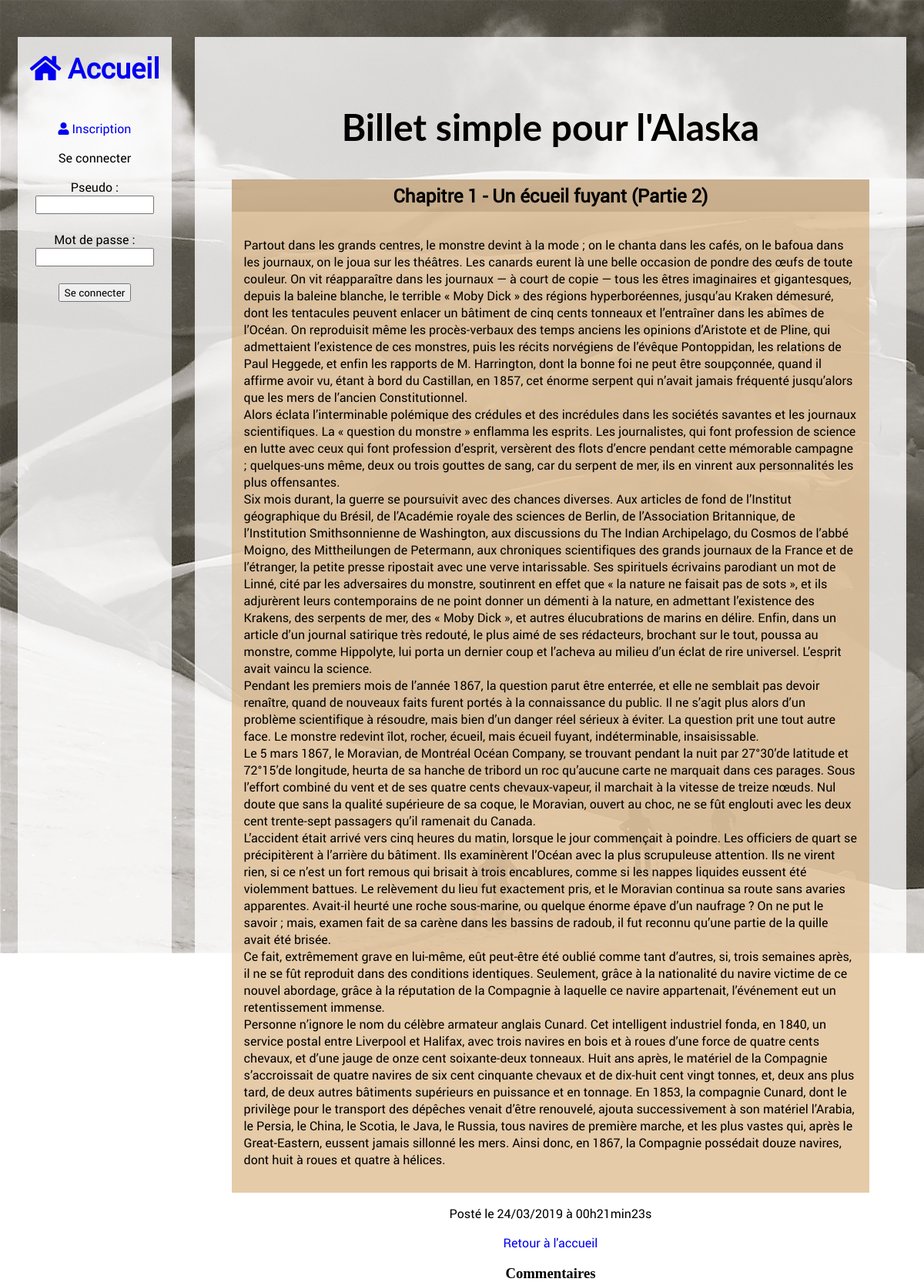
Page /index.php?action=post&id=59 on the committed database.
### tables this page shows
CREATE TABLE IF NOT EXISTS `billets` (
  `id` int(11) NOT NULL AUTO_INCREMENT,
  `title` varchar(255) NOT NULL,
  `content` text NOT NULL,
  `entry_date` datetime NOT NULL,
  PRIMARY KEY (`id`)
);

### controller/controller.php (called while the page is built, shortened)
<?php
require_once('model/PostManager.php');
function singlePost(){
	$postManager = new PostManager();
	$post = $postManager->callPost($_GET['id']);
	require('view/showPostView.php');
}

### model/PostManager.php (called while the page is built, shortened)
<?php
class PostManager extends Manager{
	function callPost($postId){
	$bdd = $this->databaseConnect();
	$req = $bdd->prepare('SELECT id,title,content,DATE_FORMAT(entry_date, \'%d/%m/%Y à %Hh%imin%ss\') AS date_creation FROM billets WHERE id = :id');
	$req->execute(array('id' =>$postId));
	$singlePost = $req->fetch();
	return $singlePost;
	}
}

### view/showPostView.php (the view, shortened to what this page needs)
<h1>Billet simple pour l'Alaska</h1>
	<div>
		<h2>
			<?= htmlspecialchars($post['title'])?>
		</h2>
		<div class='blogEntry'><?= $post['content'] ?> </div>
	</div>
<p><?= 'Posté le ' . $post['date_creation']?> </p>
<a href='index.php?action=showPosts'>Retour à l'accueil</a>
<div>
	<h3 id="comments">Commentaires</h3>
</div>
<?php require('template.php'); ?>

### public/css/style.css (style rules this page uses)
body { background-image:url("../images/background.jpg"); background-repeat:no-repeat; background-attachment: fixed; text-align:center; display:flex; justify-content: space-around; margin-top:3em; }
a,h2,p,label,#comment,input,#loginSection { font-family: 'robotoregular',serif; }
h1 { font-family: 'lato' ,serif; }
a { text-decoration: none; }
h2 { padding:5px; background-color:rgba(174,131,76,0.6); }
h1 { font-size:3em; }
.blogEntry { background-color:rgba(213,169,113,0.6); }
.blogEntry p { margin-top:-20px; padding:2em 1em 2em 1em; text-align:left; }

### rows in the picture
billets: title "Chapitre 1 - Un écueil fuyant (Partie 2)", content "Partout dans les grands centres, le monstre devint à la mode ; on le chanta dans les cafés, on le bafoua dans les journaux, on le joua sur les théâtres. Les canards eurent là une belle occasion de pondre des œufs de toute couleur. On vit réapparaître dans les journaux — à court de copie — tous les êtres imaginaires et gigantesques, depuis la baleine blanche, le terrible « Moby Dick » des régions hyperboréennes, jusqu’au Kraken démesuré, dont les tentacules peuvent enlacer un bâtiment de cinq cents tonneaux et l’entraîner dans les abîmes de l’Océan. On reproduisit même les procès-verbaux des temps anciens les opinions d’Aristote et de Pline, qui admettaient l’existence de ces monstres, puis…"

### other values in the picture
$post['date_creation'] "24/03/2019 à 00h21min23s"
